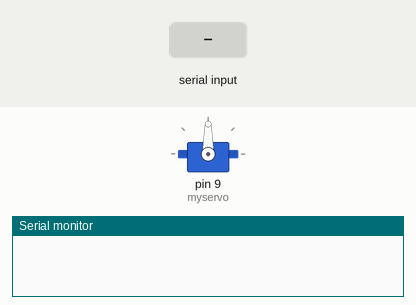
This sketch was run on a simulated Arduino Uno, built with avr-gcc and run on an emulated ATmega328P. On the bench: servo, the last lines printed to the serial monitor. Inputs (shaded band) come from the test bench.

Above: at 1.2 s.
1.3 s: "1" received over Serial
At 2.2 s:
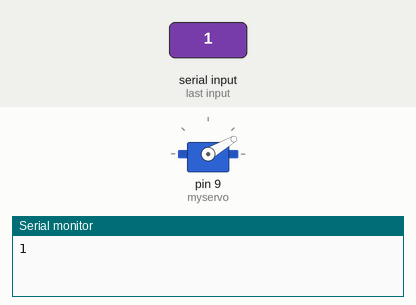
2.8 s: "2" received over Serial
At 3.3 s:
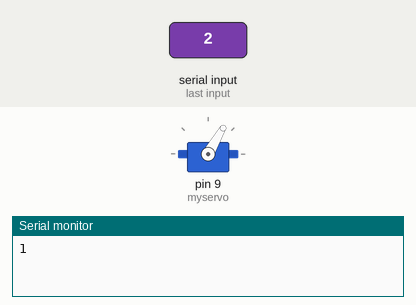
Timing chart, 0 to 5.8 s (numbered marks = the images above; inputs shaded):
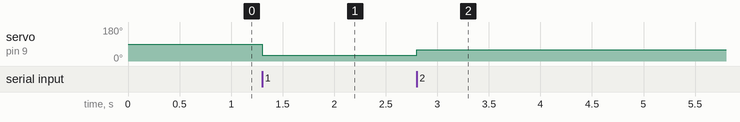

The sketch:

arduino_servo_rpi_data.ino
```cpp
#include<Servo.h>

int userOpt = 0;

Servo myservo;

void setup() {
  // put your setup code here, to run once:
  Serial.begin(9600);
  myservo.attach(9);
}

void loop() {
  // put your main code here, to run repeatedly:
if(Serial.available()>0){
  userOpt=Serial.read();
  userOpt-=48;
  switch(userOpt){
    case 1:
    myservo.write(30);
    delay(500);
    break;
    case 2:
    myservo.write(60);
    delay(500);
    break;
    case 3:
    myservo.write(90);
    delay(500);
    break;
    case 4:
    myservo.write(180);
    delay(500);
    break;
    default:
    break;
    }
    Serial.println(userOpt);
  }

}
```

Measured:
- after the input at 1.3 s, servo on pin 9 (myservo): 90° → 30° at once
- after the input at 2.8 s, servo on pin 9 (myservo): 30° → 60° at once
